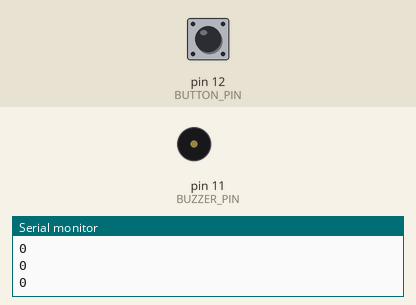
This sketch was run on a simulated Arduino Uno, built with avr-gcc and run on an emulated ATmega328P. On the bench: buzzer (waves = sounding), the last lines printed to the serial monitor. The inputs (shaded band) are chosen by the test bench; at power-on: pin 12 (BUTTON_PIN) HIGH.

Above: at 1.2 s.
1.3 s: pin 12 (BUTTON_PIN) pulled LOW for 0.15 s
At 1.38 s:
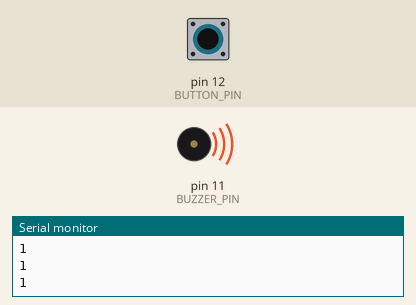
2.9 s: pin 12 (BUTTON_PIN) pulled LOW for 3.2 s
At 7.3 s:
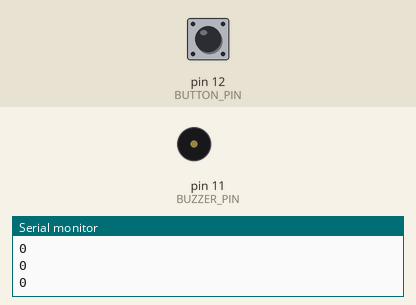
Timing chart, 0 to 8.8 s (numbered marks = the images above; inputs shaded):
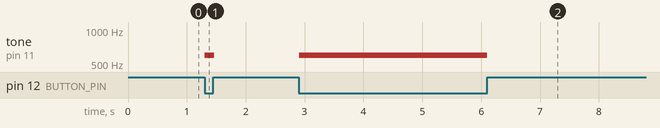

Measured:
- after the input at 1.3 s, tone on pin 11 (BUZZER_PIN): silent → 600 Hz at once, → silent 0.16 s later
- after the input at 2.9 s, tone on pin 11 (BUZZER_PIN): silent → 600 Hz at once, → silent 3.2 s later

The sketch:

firmware.ino
```cpp
/*
 * Program to make what is effectively a telegram on an arduino.
 *
 * This program needs to be able to:
 *   - Read a bit from serial every 20ms
 *     |-> Buzz or don't buzz for 20ms, depending on what was recieved
 *
 *   - Write a bit to the serial every 20ms
 *     |-> If a 1 was written, buzz
 *     |-> If a 0 was written, don't buzz
 *
 * All buzzing needs to be non-blocking (tone() is non blocking)
 *
*/

#define BUZZER_PIN 11
#define BUTTON_PIN 12
#define BAUD_RATE 115200
#define REFRESH_RATE 20 // ms
#define FREQ 600 // hz

bool serialState = 0;
bool buttonState = 0;

void setup() {
    pinMode(BUZZER_PIN, OUTPUT);
    pinMode(BUTTON_PIN, INPUT_PULLUP);
    Serial.begin(BAUD_RATE);

    digitalWrite(BUZZER_PIN, LOW);
}

void loop() {
    if (Serial.available() > 0) {
        char c = Serial.read();
        serialState = (c == '1') ? 1 : 0;
    } else {
        serialState = 0;
    }

    buttonState = !digitalRead(BUTTON_PIN);
    Serial.println(buttonState == 1 ? "1" : "0");

    if (serialState == 1 || buttonState == 1) {
        tone(BUZZER_PIN, FREQ, REFRESH_RATE - 100);
    } else {
        noTone(BUZZER_PIN);
    }

    delay(REFRESH_RATE);
}
```
